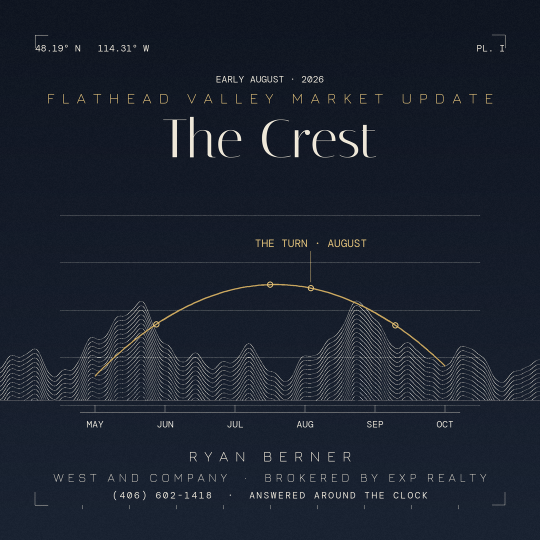
#> input picture social-images/week-of-2026-08-03/plate-1-mon-crest.png, 1080 x 1080 px (shown at 1/2 size)
$ python -i make_week.py   (imports and definitions only)
#> lines starting #> are read from the running program, lines starting #| are printed output that depends on the picture
#!/usr/bin/env python3
"""Big Sky Ledger — week of 2026-08-03 — seven survey plates, 1080x1080 @2x."""
import math, random
from PIL import Image, ImageDraw, ImageFont, ImageFilter

S = 2
W = H = 1080 * S
F = "/root/.claude/skills/canvas-design/canvas-fonts/"

CREAM = (238, 231, 216)
GOLD  = (198, 163, 92)
GOLD_HI = (222, 190, 120)

# [19 lines left out: functions fonts, vgrad, not called in this run]

def alpha(c, a):
    return (c[0], c[1], c[2], a)

# [87 lines left out: functions letterspace, ridge, draw_ridge_strata, dashed, registration, footer and 2 more, not called in this run]

def base_plate(top, bottom):
    return vgrad(W, H, top, bottom).convert("RGBA")

def grain(img, amount=6):
#> called with amount = 6
    g = Image.effect_noise((W//2, H//2), 18).resize((W, H)).convert("L")
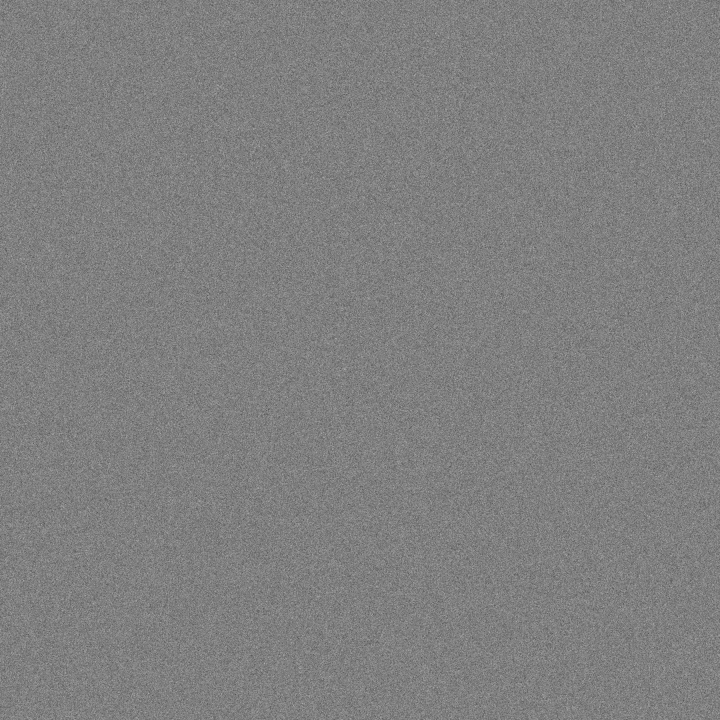
#> g: PIL image 2160x2160 L (shown at 1/3 size); min 50, max 201, mean 127.5
    overlay = Image.new("RGBA", (W, H), (255, 255, 255, 0))
    overlay.putalpha(g.point(lambda v: amount if v > 128 else 0))
#> (the run stopped early here; a loop or call above may not have finished)
